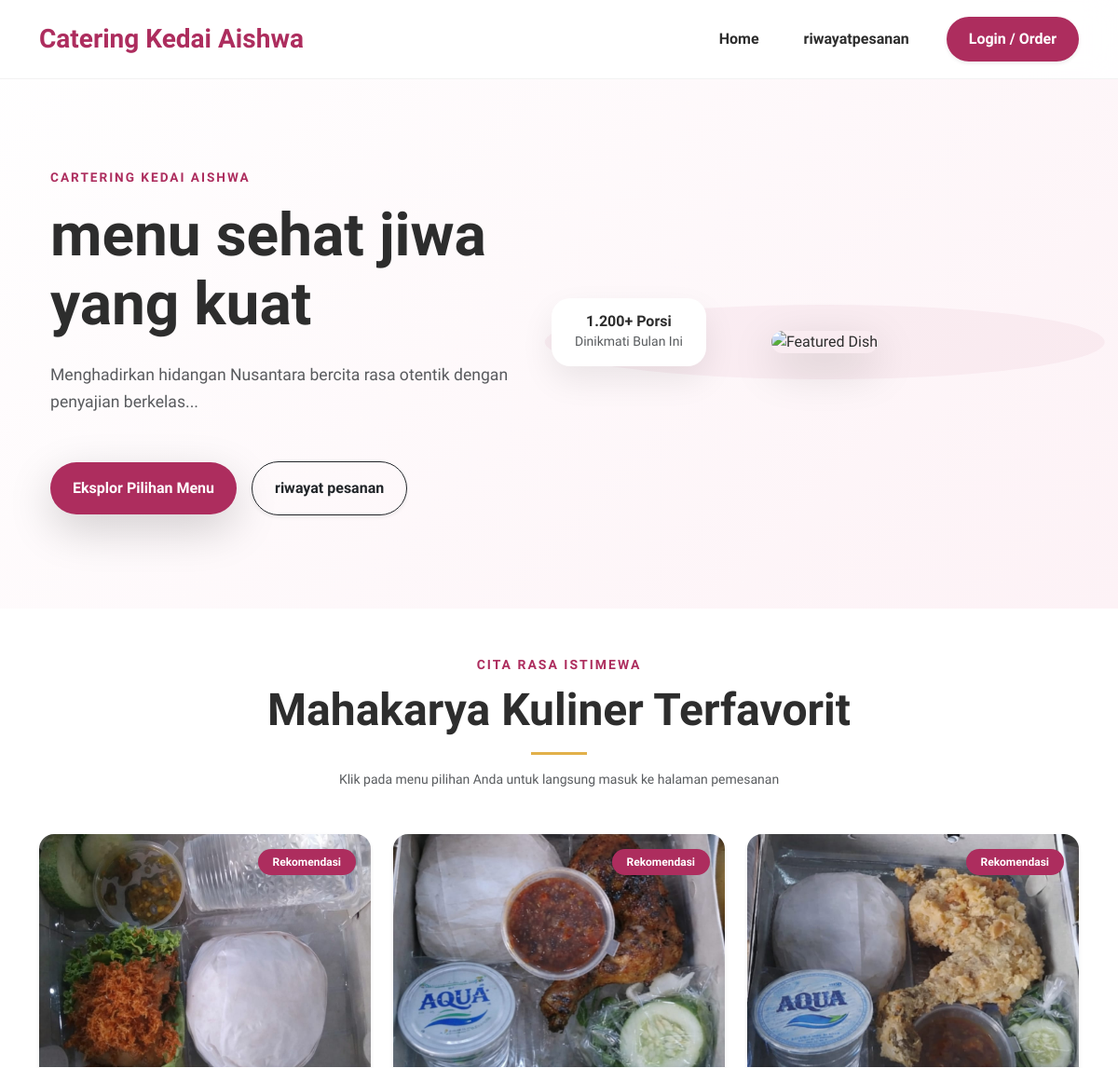
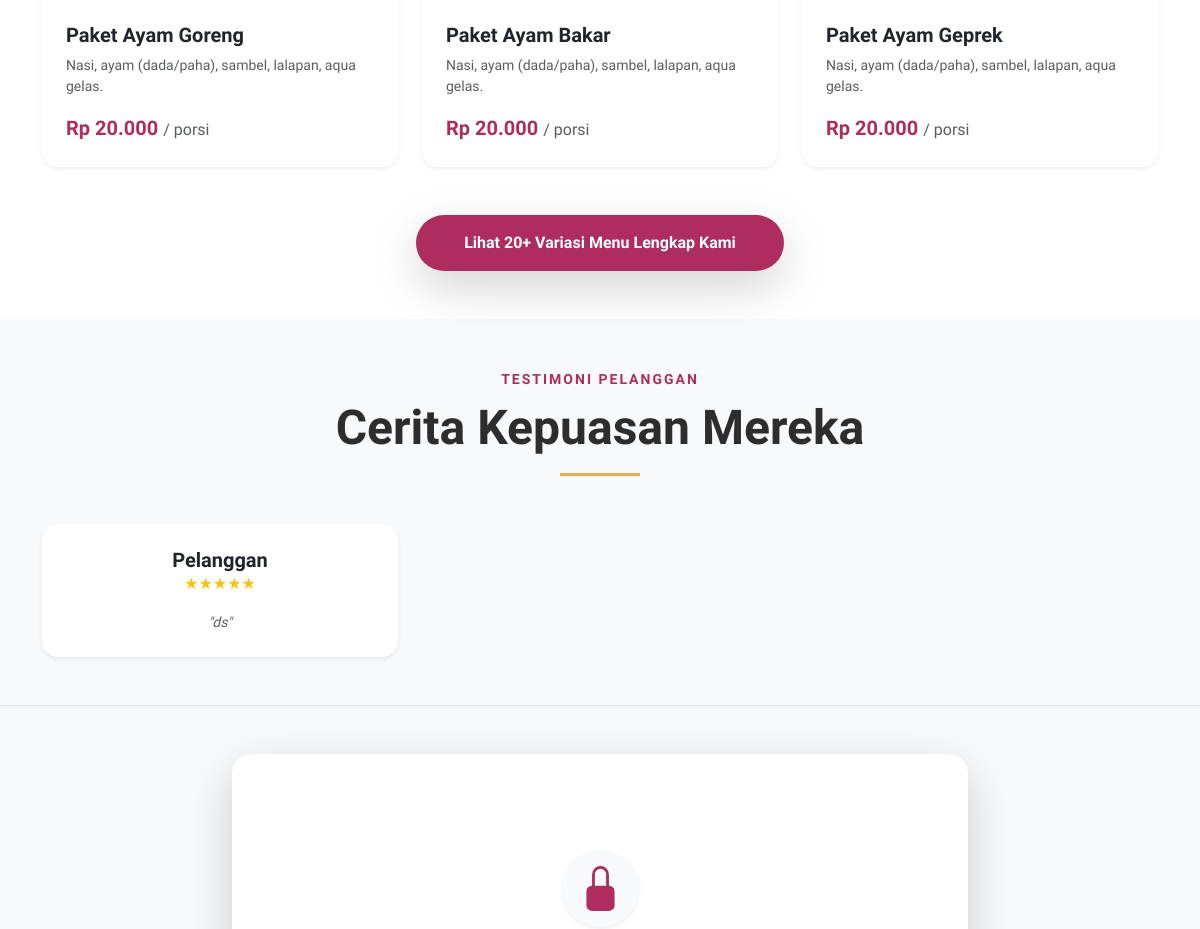
Before: /pelanggan/index.php (upper part) with the older database file (2 pictures, top to bottom).
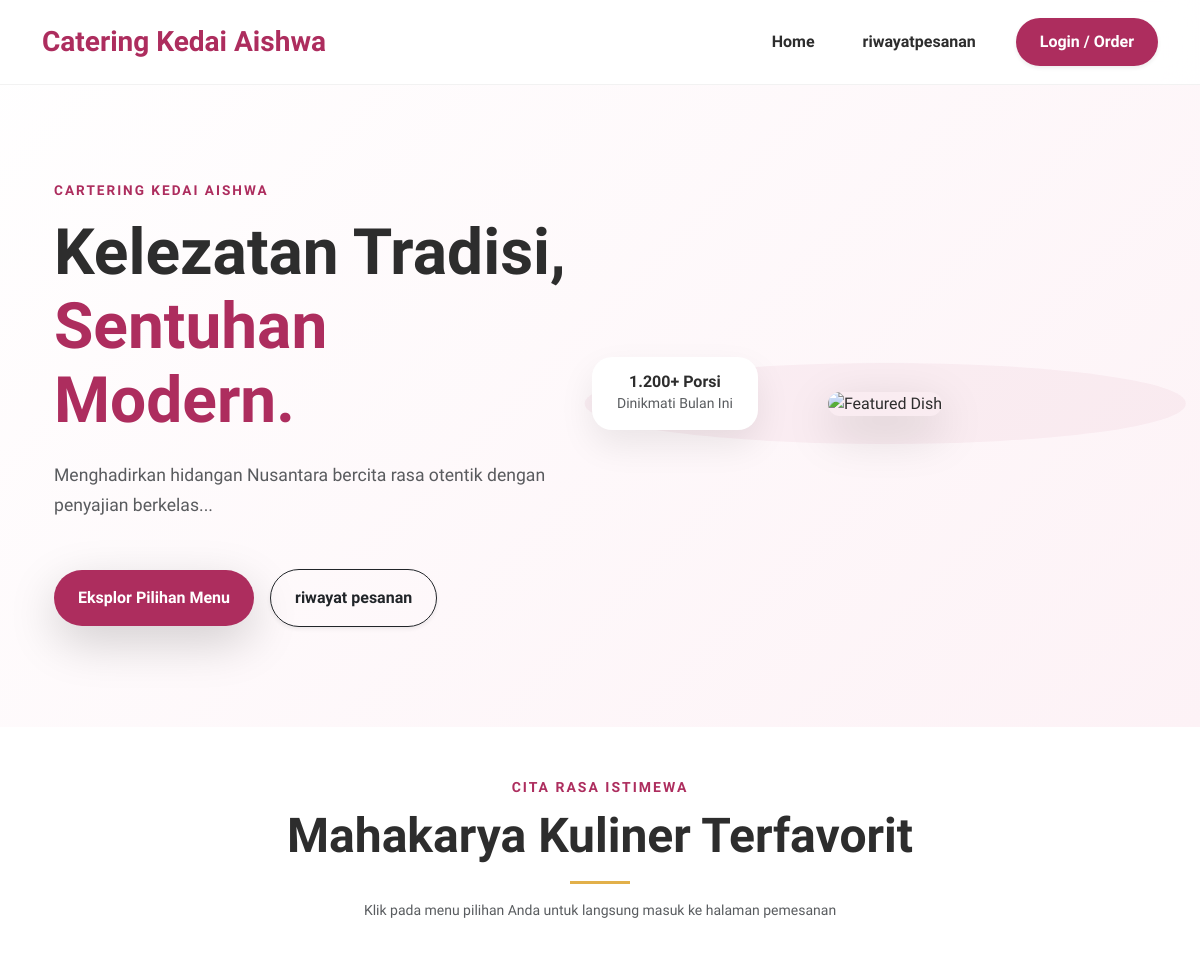
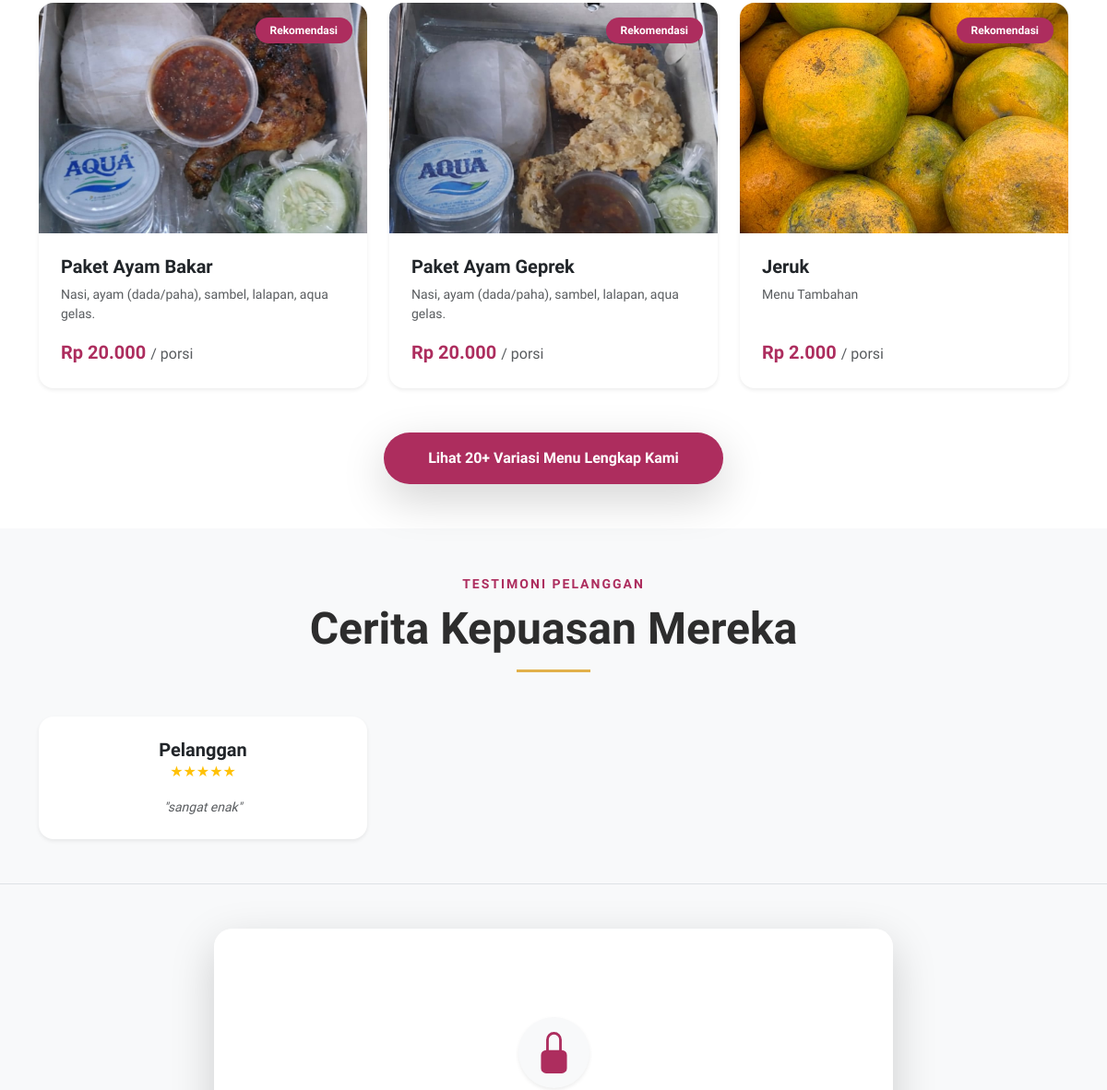
After: the same page with the newer database file (2 pictures, top to bottom).
### tables this page shows
CREATE TABLE `pengaturan_web` (
  `id` int(11) NOT NULL,
  `hero_tagline` varchar(100) DEFAULT NULL,
  `hero_judul` varchar(255) DEFAULT NULL,
  `hero_deskripsi` text DEFAULT NULL,
  `no_wa` varchar(20) DEFAULT NULL,
  `akun_fb` varchar(100) DEFAULT NULL,
  `alamat` text DEFAULT NULL
);

CREATE TABLE `menu` (
  `menu_id` int(11) NOT NULL,
  `nama_menu` varchar(100) DEFAULT NULL,
  `deskripsi` text DEFAULT NULL,
  `harga_satuan` int(11) DEFAULT NULL,
  `gambar` varchar(255) DEFAULT NULL,
  `kategori_id` int(11) DEFAULT NULL,
  `is_rekomendasi` tinyint(1) DEFAULT 0
);

CREATE TABLE `testimoni` (
  `id` int(11) NOT NULL,
  `nama_produk` varchar(100) NOT NULL,
  `rating` int(11) NOT NULL,
  `deskripsi` text NOT NULL,
  `foto` varchar(255) DEFAULT NULL,
  `waktu_masuk` timestamp NOT NULL DEFAULT current_timestamp()
);

### pelanggan/index.php (the view, shortened to what the changed rows need)
<?php
include "koneksi.php";
$query_pengaturan = mysqli_query($conn, "SELECT * FROM pengaturan_web WHERE id = 1");
$web = mysqli_fetch_assoc($query_pengaturan);
$menu_link = isset($_SESSION['user_email']) ? 'menu.php' : 'login.php';
?>
<!DOCTYPE html>
<html lang="id">
<head>
    <link href="https://cdn.jsdelivr.net/npm/bootstrap@5.3.0/dist/css/bootstrap.min.css" rel="stylesheet">
    <link rel="stylesheet" href="Landing Page.css">
</head>
<body>
    <section class="hero-section">
        <div class="container">
            <div class="row align-items-center">
                <div class="col-lg-6 px-4">
                    <span class="hero-tagline text-uppercase mb-3 d-block" style="letter-spacing: 2px; font-size: 0.85rem; font-weight: 700; color: #ad2d5e;">
                        <?php echo $web['hero_tagline']; ?>
                    </span>
                    <h1 class="display-3 fw-bold mb-4" style="line-height: 1.15;">
                        <?php echo str_replace('Sentuhan Modern.', '<span class="text-pink">Sentuhan Modern.</span>', $web['hero_judul']); ?>
                    </h1>
                    <p class="lead text-muted mb-5" style="font-size: 1.1rem; line-height: 1.7;">
                        <?php echo $web['hero_deskripsi']; ?>
                    </p>
                    <div class="d-flex gap-3 align-items-center">
                        <a href="<?php echo $menu_link; ?>" class="btn btn-pink shadow-lg px-4 py-3 fw-bold rounded-pill">Eksplor Pilihan Menu</a>
                        <a href="riwayat_pesanan.php" class="btn btn-outline-dark shadow-sm px-4 py-3 fw-bold rounded-pill">riwayat pesanan</a>
                    </div>
                </div>
            </div>
        </div>
    </section>
    <section id="menu" class="py-5">
        <div class="container">
            <div class="text-center mb-5">
                <h2 class="display-5 fw-bold mt-2">Mahakarya Kuliner Terfavorit</h2>
            </div>
            <div class="row g-4">
                <?php
                $query_rekomendasi = mysqli_query($conn, "SELECT * FROM menu WHERE is_rekomendasi = 1 LIMIT 3");
                if (mysqli_num_rows($query_rekomendasi) > 0):
                    while ($menu_fav = mysqli_fetch_assoc($query_rekomendasi)):
                ?>
                    <div class="col-md-6 col-lg-4">
                        <a href="<?php echo $menu_link; ?>" class="card h-100 border-0 shadow-sm rounded-4 overflow-hidden clickable-card">
                            <div class="position-relative">
                                <img src="img/<?php echo $menu_fav['gambar']; ?>" class="card-img-top" alt="<?php echo htmlspecialchars($menu_fav['nama_menu']); ?>" style="height: 250px; object-fit: cover;">
                                <span class="position-absolute top-0 end-0 m-3 badge bg-pink px-3 py-2 rounded-pill">Rekomendasi</span>
                            </div>
                            <div class="card-body p-4 d-flex flex-column justify-content-between">
                                <div>
                                    <h5 class="card-title fw-bold text-dark text-hover-pink mb-2"><?php echo htmlspecialchars($menu_fav['nama_menu']); ?></h5>
                                    <p class="card-text text-muted small">
                                        <?php echo htmlspecialchars($menu_fav['deskripsi']); ?>
                                    </p>
                                </div>
                                <div class="mt-3">
                                    <span class="fw-bold text-pink fs-5">Rp <?php echo number_format($menu_fav['harga_satuan'], 0, ',', '.'); ?> <small class="text-muted fs-6 fw-normal">/ porsi</small></span>
                                </div>
                            </div>
                        </a>
                    </div>
                <?php
                    endwhile;
                else:
                    echo '<div class="col-12 text-center py-4"><p class="text-muted">Belum ada menu rekomendasi yang dipilih oleh admin.</p></div>';
                endif;
                ?>
            </div>
        </div>
    </section>
    <section id="testimoni" class="py-5 bg-light">
        <div class="container">
            <div class="text-center mb-5">
                <h2 class="display-5 fw-bold mt-2">Cerita Kepuasan Mereka</h2>
            </div>
            <div class="row g-4">
                <?php
                $query_testi = mysqli_query($conn, "SELECT * FROM testimoni ORDER BY id DESC LIMIT 3");
                while($testi = mysqli_fetch_assoc($query_testi)):
                ?>
                <div class="col-md-6 col-lg-4">
                    <div class="card h-100 border-0 shadow-sm rounded-4 p-4 text-center test-card">
                        <h5 class="fw-bold text-dark mb-0"><?php echo htmlspecialchars($testi['nama_user'] ?? 'Pelanggan'); ?></h5>
                        <div class="text-warning mb-3">
                            <?php
                            $rating = $testi['rating'] ?? 5;
                            for ($i = 1; $i <= 5; $i++) {
                                echo ($i <= $rating) ? '<span class="star-icon">★</span>' : '<span class="star-icon-empty">☆</span>';
                            }
                            ?>
                        </div>
                        <p class="card-text text-muted small fst-italic mb-0">"<?php echo htmlspecialchars($testi['deskripsi']); ?>"</p>
                    </div>
                </div>
                <?php endwhile; ?>
            </div>
        </div>
    </section>
</body>
</html>

Changed rows visible on the page:
no longer on this page (row edited): menu: gambar (picture), nama_menu "Paket Ayam Goreng", deskripsi "Nasi, ayam (dada/paha), sambel, lalapan, aqua gelas.", harga_satuan "20.000"
removed testimoni: nama_user "Pelanggan", rating 5 (drawn), deskripsi "ds"
changed pengaturan_web "CARTERING KEDAI AISHWA": hero_judul "menu sehat jiwa yang kuat" → "Kelezatan Tradisi, Sentuhan Modern."
now on this page (row edited): menu: gambar (picture), nama_menu "Jeruk", deskripsi "Menu Tambahan", harga_satuan "2.000"
added testimoni: nama_user "Pelanggan", rating 5 (drawn), deskripsi "sangat enak"
